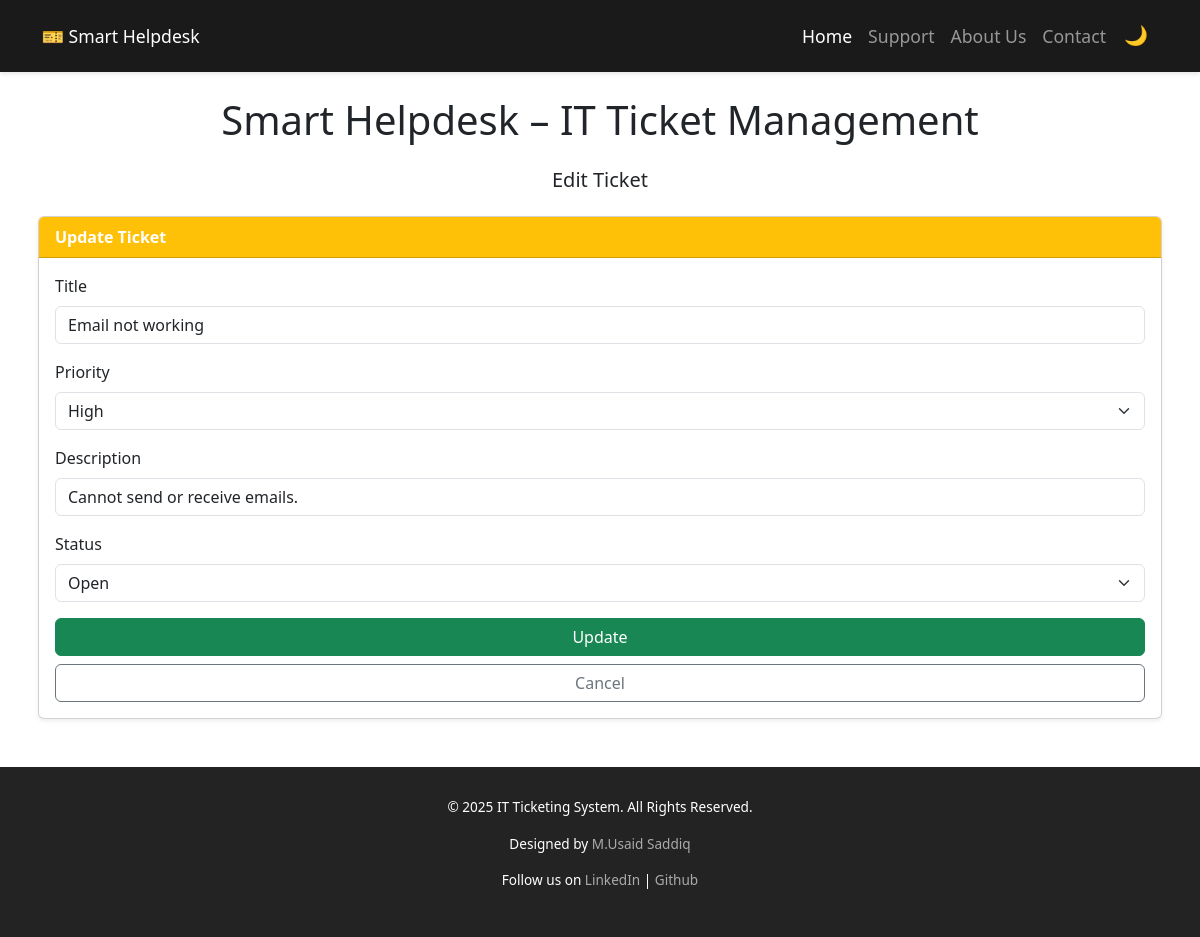
Page /edit.php?ticket_id=1 on the committed database.
### tables this page shows
CREATE TABLE `tickets` (
  `ticket_id` int(11) NOT NULL,
  `title` varchar(255) NOT NULL,
  `priority` enum('Low','Medium','High') DEFAULT 'Medium',
  `description` text DEFAULT NULL,
  `status` enum('Open','In Progress','Closed') DEFAULT 'Open',
  `created_at` timestamp NOT NULL DEFAULT current_timestamp(),
  `updated_at` timestamp NOT NULL DEFAULT current_timestamp() ON UPDATE current_timestamp()
);

### edit.php (the view, shortened to what this page needs)
<?php
include "config.php";
if (isset($_GET['ticket_id']) && !empty($_GET['ticket_id'])) {
    $id = intval($_GET['ticket_id']);
} else {
    echo "<div class='alert alert-danger'>Ticket ID is not provided!</div>";
}
$sql = "SELECT * FROM tickets WHERE ticket_id = $id";
$result = mysqli_query($conn, $sql);
$ticket = mysqli_fetch_assoc($result);
?>
<!DOCTYPE html>
<html lang="en" data-bs-theme="light">
<head>
    <link href="https://cdn.jsdelivr.net/npm/bootstrap@5.3.2/dist/css/bootstrap.min.css" rel="stylesheet">
</head>
<body>
    <nav class="navbar navbar-expand-lg navbar-dark">
        <div class="container-fluid">
            <a class="navbar-brand" href="#">🎫 Smart Helpdesk</a>
            <div class="collapse navbar-collapse" id="navbarNav">
                <ul class="navbar-nav ms-auto">
                    <li class="nav-item">
                        <a class="nav-link active" href="#">Home</a>
                    </li>
                    <li class="nav-item">
                        <a class="nav-link" href="#">Support</a>
                    </li>
                    <li class="nav-item">
                        <a class="nav-link" href="#">About Us</a>
                    </li>
                    <li class="nav-item">
                        <a class="nav-link" href="#">Contact</a>
                    </li>
                    <li class="nav-item">
                        <button class="theme-icon" onclick="toggleTheme()" id="themeToggle"
                            title="Toggle Theme">🌙</button>
                    </li>
                </ul>
            </div>
        </div>
    </nav>
    <main class="container mt-4 mb-5 px-2">
        <h1 class="text-center mb-4">Smart Helpdesk – IT Ticket Management</h1>
        <h5 class="text-center mb-4">Edit Ticket</h5>
        <div class="card mb-4 shadow-sm">
            <div class="card-header bg-warning text-white">
                <strong>Update Ticket</strong>
            </div>
            <div class="card-body">
                <form method="post" action="edit.php?ticket_id=<?= $id; ?>">
                    <div class="mb-3">
                        <label class="form-label">Title</label>
                        <input type="text" name="title" value="<?= htmlspecialchars($ticket['title']) ?>"
                            class="form-control" required>
                    </div>
                    <div class="mb-3">
                        <label class="form-label">Priority</label>
                        <select name="priority"
                            class="form-select">
                            <option value="<?= htmlspecialchars($ticket['priority']) ?>"><?= htmlspecialchars($ticket['priority']) ?></option>
                        </select>
                    </div>
                    <div class="mb-3">
                        <label class="form-label">Description</label>
                        <input type="text" name="description" value="<?= htmlspecialchars($ticket['description']) ?>"
                            class="form-control" rows="3">
                    </div>
                    <div class="mb-3">
                        <label class="form-label">Status</label>
                        <select name="status" class="form-select">
                            <option value="<?= htmlspecialchars($ticket['status']) ?>"><?= htmlspecialchars($ticket['status']) ?></option>
                        </select>
                    </div>
                    <div class="d-grid gap-2">
                        <button type="submit" class="btn btn-success">Update</button>
                        <a href="index.php" class="btn btn-outline-secondary">Cancel</a>
                    </div>
                </form>
            </div>
        </div>
    </main>
    <footer>
        <div>
            <p>© 2025 IT Ticketing System. All Rights Reserved.</p>
            <p>Designed by <a href="#">M.Usaid Saddiq</a></p>
            <p>Follow us on <a href="https://www.linkedin.com/in/m-usaid-saddiq-110500320" target="_blank">LinkedIn</a> | <a href="https://github.com/Usaid136" target="_blank">Github</a></p>
        </div>
    </footer>
</body>
</html>

### edit.php (style rules this page uses)
footer { background-color: #232323; color: #fff; padding: 30px 0; margin-top: auto; font-size: 0.85rem; text-align: center; }
footer a { color: #aaa; text-decoration: none; }
.navbar { background-color: #1a1a1a; padding: 15px 30px; box-shadow: 0 2px 4px rgba(0, 0, 0, 0.1); }
.navbar-brand, .navbar-nav .nav-link { font-size: 1.1rem; font-weight: 500; }
.navbar-nav .nav-link { color: #fff; padding: 8px 20px; }
.navbar .theme-icon { font-size: 1.2rem; border: none; background: none; color: white; padding: 6px 10px; cursor: pointer; }

### rows in the picture
tickets: title "Email not working", priority "High", description "Cannot send or receive emails.", status "Open"
